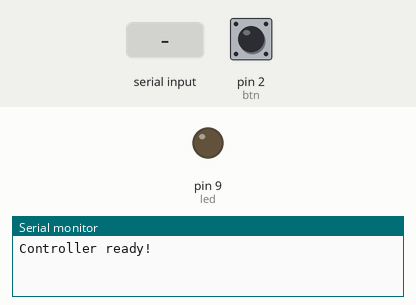
This sketch was run on a simulated Arduino Uno, built with avr-gcc and run on an emulated ATmega328P. Shown: output pins drawn as LEDs (lit = HIGH), the last lines printed to the serial monitor. The test bench sets the inputs (shaded band); at power-on: pin 2 (btn) HIGH.

Above: at 1.2 s.
1.3 s: "90,45\n" received over the second serial link
At 2.1 s:
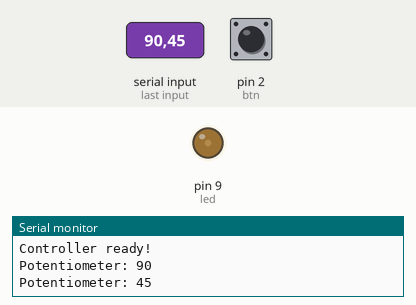
3.8 s: "30,150\n" received over the second serial link
At 4.5 s:
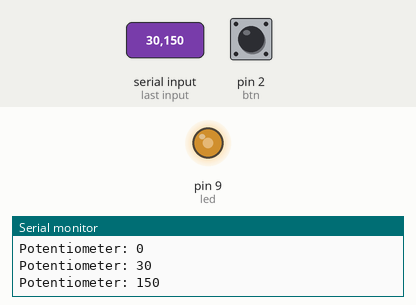
6.3 s: "200\n" received over the second serial link
At 7.0 s:
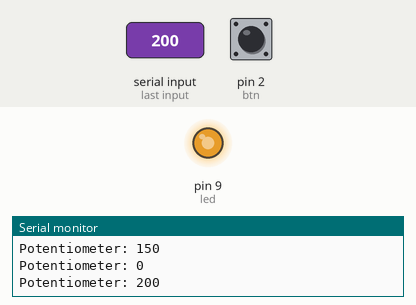
Timing chart, 0 to 9.3 s (numbered marks = the images above; inputs shaded):
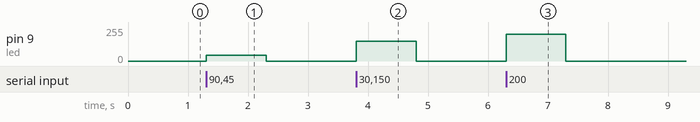

Measured:
- after the input at 1.3 s, pin 9 (led): 0/255 → 45/255 at once, → 0/255 1.0 s later
- after the input at 3.8 s, pin 9 (led): 0/255 → 150/255 at once, → 0/255 1.0 s later
- after the input at 6.3 s, pin 9 (led): 0/255 → 200/255 at once, → 0/255 1.0 s later

The sketch:

arduino_2.ino
```cpp
#include <SoftwareSerial.h>

SoftwareSerial mySerial(11, 10);
int btn = 2;
int led = 9;

bool lastBtn = HIGH;
bool ledState = false;

void setup() {
  pinMode(btn, INPUT_PULLUP);
  pinMode(led, OUTPUT);
  Serial.begin(9600);
  mySerial.begin(2400);

  Serial.println("Controller ready!");
}

void loop() {

  int btnState = digitalRead(btn);

  if (btnState == LOW && lastBtn == HIGH) {
    ledState = !ledState;
    mySerial.println(ledState);

    delay(200);
  }
  lastBtn = btnState;


  if (mySerial.available()) {
    int brightness = mySerial.parseInt();
    analogWrite(led, brightness);
    Serial.print("Potentiometer: ");
    Serial.println(brightness);
  }
}
```
